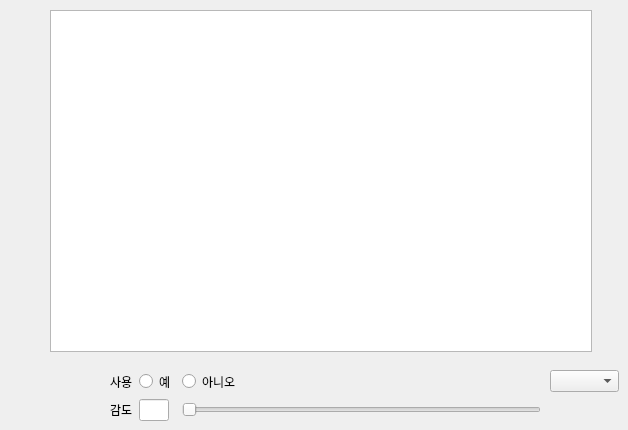
      <widget class="QWidget" name="detect_motion">
       <attribute name="title">
        <string>동작감지</string>
       </attribute>
       <widget class="QWidget" name="gridLayoutWidget_15">
        <property name="geometry">
         <rect>
          <x>110</x>
          <y>370</y>
          <width>431</width>
          <height>51</height>
         </rect>
        </property>
        <layout class="QGridLayout" name="detect_motion_grid">
         <item row="0" column="2">
          <widget class="QRadioButton" name="detection_motion_enable_no">
           <property name="text">
            <string>아니오</string>
           </property>
           <attribute name="buttonGroup">
            <string notr="true">detec_motion_btngrp</string>
           </attribute>
          </widget>
         </item>
         <item row="0" column="1">
          <widget class="QRadioButton" name="detection_motion_enable_yes">
           <property name="text">
            <string>예</string>
           </property>
           <attribute name="buttonGroup">
            <string notr="true">detec_motion_btngrp</string>
           </attribute>
          </widget>
         </item>
         <item row="1" column="2">
          <widget class="QSlider" name="detection_motion_sensitivity_slider">
           <property name="orientation">
            <enum>Qt::Horizontal</enum>
           </property>
          </widget>
         </item>
         <item row="1" column="1">
          <widget class="QLineEdit" name="detection_motion_sensitivity">
           <property name="maximumSize">
            <size>
             <width>30</width>
             <height>16777215</height>
            </size>
           </property>
           <property name="alignment">
            <set>Qt::AlignCenter</set>
           </property>
          </widget>
         </item>
         <item row="0" column="0">
          <widget class="QLabel" name="label_detect_motion_enable">
           <property name="text">
            <string>사용</string>
           </property>
          </widget>
         </item>
         <item row="1" column="0">
          <widget class="QLabel" name="label_detect_motion_sensitivity">
           <property name="text">
            <string>감도</string>
           </property>
          </widget>
         </item>
        </layout>
       </widget>
       <widget class="QGraphicsView" name="detection_motion_graphic_view">
        <property name="geometry">
         <rect>
          <x>50</x>
          <y>10</y>
          <width>542</width>
          <height>342</height>
         </rect>
        </property>
        <property name="cursor" stdset="0">
         <cursorShape>CrossCursor</cursorShape>
        </property>
       </widget>
       <widget class="QComboBox" name="detect_motion_ratio_enum">
        <property name="geometry">
         <rect>
          <x>550</x>
          <y>370</y>
          <width>69</width>
          <height>22</height>
         </rect>
        </property>
       </widget>
      </widget>
